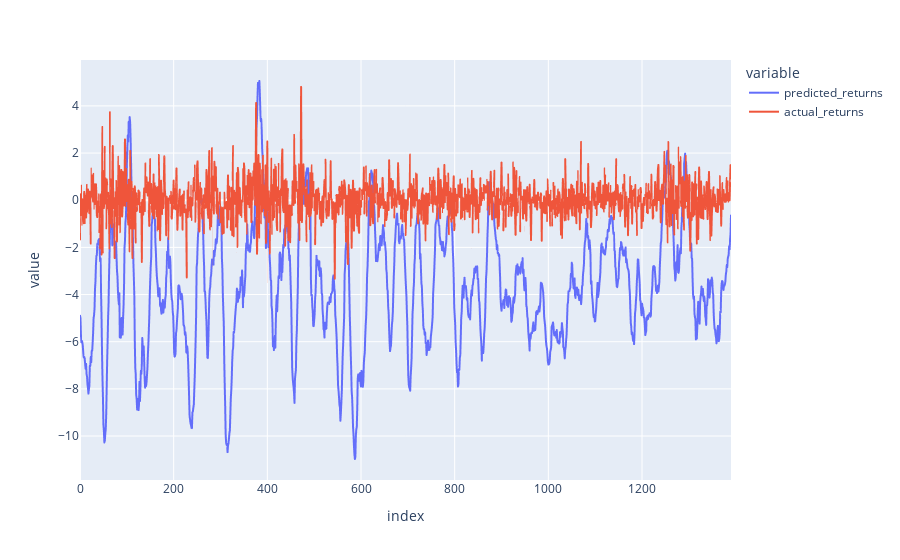

Write notebook code for a chart like this one.
### Code cell
px.line(output, y=["predicted_returns", "actual_returns"])

### Figure 1 — Plotly figure (JSON) as saved in the notebook; plotly's stock layout.template omitted (floating-point values rounded to 4 significant figures; data arrays with more than 128 entries replaced by an {"elided": "..."} marker saying what was removed)
{"data": [{"hovertemplate": "variable=predicted_returns<br>index=%{x}<br>value=%{y}<extra></extra>", "legendgroup": "predicted_returns", "line": {"color": "#636efa", "dash": "solid"}, "mode": "lines", "name": "predicted_returns", "showlegend": true, "type": "scattergl", "x": {"elided": "1391 int values"}, "xaxis": "x", "y": {"elided": "1391 float values"}, "yaxis": "y"}, {"hovertemplate": "variable=actual_returns<br>index=%{x}<br>value=%{y}<extra></extra>", "legendgroup": "actual_returns", "line": {"color": "#EF553B", "dash": "solid"}, "mode": "lines", "name": "actual_returns", "showlegend": true, "type": "scattergl", "x": {"elided": "1391 int values"}, "xaxis": "x", "y": {"elided": "1391 float values"}, "yaxis": "y"}], "layout": {"legend": {"title": {"text": "variable"}, "tracegroupgap": 0}, "margin": {"t": 60}, "xaxis": {"anchor": "y", "domain": [0, 1], "title": {"text": "index"}}, "yaxis": {"anchor": "x", "domain": [0, 1], "title": {"text": "value"}}}}
